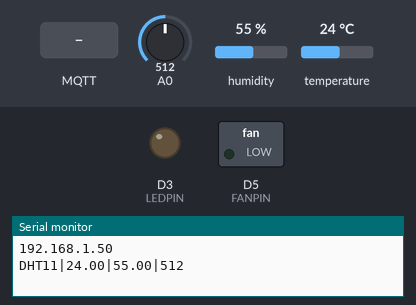
Simulated run of this sketch. Board: ESP8266 (NodeMCU). On the bench: switched loads named in the sketch (green lamp = pin HIGH), output pins drawn as LEDs (lit = HIGH), the last lines printed to the serial monitor. The inputs (shaded band) are chosen by the test bench; at power-on: A0 = 512, humidity 55 %, temperature 24 °C. WiFi joins after 1.5 s; servers stay silent unless stated; no MQTT or app messages arrive unless stated.

Above: at 2.7 s.
2.8 s: MQTT message "led|on" arrives on the first subscribed topic
At 3.4 s:
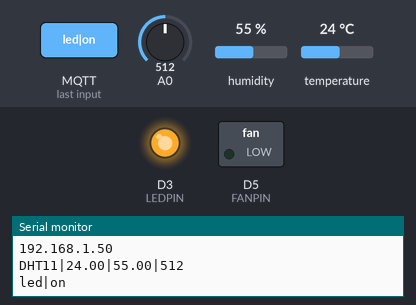
4.3 s: MQTT message "fan|on" arrives on the first subscribed topic
At 4.6 s:
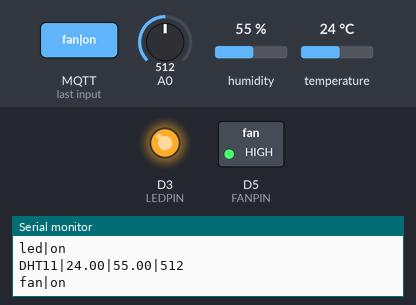
5.8 s: MQTT message "led|off" arrives on the first subscribed topic
At 6.9 s:
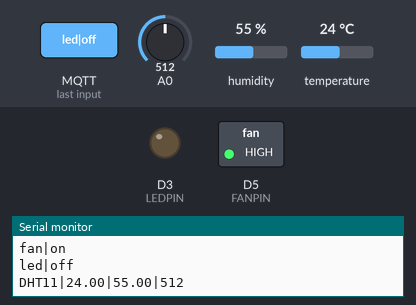
Timing chart, 0 to 8.8 s (numbered marks = the images above; inputs shaded):
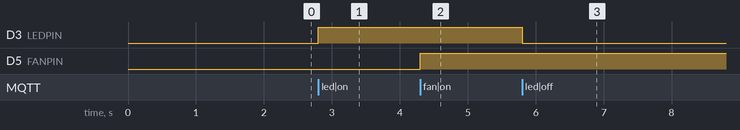

The sketch:

esp8266_share.ino
```cpp
#include <ESP8266WiFi.h>
#include <PubSubClient.h>
#include <DHT.h>

#define SSID "TP-Link_3094"
#define PASSWORD "quenmatkhau"
#define MQTT_SERVER "192.168.0.101"
#define MQTT_PORT 1883

#define FANPIN D5
#define LEDPIN D3
#define DHTPIN D6

WiFiClient espClient;
PubSubClient mqttClient(espClient);
DHT dht(DHTPIN, DHT11);

unsigned long startDhtTime = 0;
int ledState = LOW;
int fanState = LOW;

void setup()
{
  Serial.begin(115200);

  dht.begin();
  pinMode(LEDPIN, OUTPUT);
  pinMode(FANPIN, OUTPUT);
  randomSeed(micros());
  WiFi.begin(SSID, PASSWORD);
  while (WiFi.status() != WL_CONNECTED)
  {
    delay(500);
  }
  Serial.println(WiFi.localIP());
  mqttClient.setServer(MQTT_SERVER, MQTT_PORT);
  mqttClient.connect("esp8266");
  mqttClient.setCallback(sub_data);
}

void sub_data(char *topic, byte *payload, unsigned int length)
{
  if (strcmp(topic, "button") == 0)
  {
    String s = "";
    for (int i = 0; i < length; i++)
      s += (char)payload[i];
    if (s.equalsIgnoreCase("led|on"))
    {
      ledState = HIGH;
    }
    if (s.equalsIgnoreCase("led|off"))
    {
      ledState = LOW;
    }
    if (s.equalsIgnoreCase("fan|on"))
    {
      fanState = HIGH;
    }
    if (s.equalsIgnoreCase("fan|off"))
    {
      fanState = LOW;
    }
    digitalWrite(LEDPIN, ledState);
    digitalWrite(FANPIN, fanState);
    Serial.println(s);
    mqttClient.publish("action", s.c_str());
  }
}

int readAnalog(int pin)
{
  return analogRead(pin);
}
void loop()
{
  unsigned long currentMillis = millis();
  if (mqttClient.connected())
  {
    mqttClient.loop();
    mqttClient.subscribe("button");
    if (currentMillis - startDhtTime >= 2000)
    {
      startDhtTime = currentMillis;
      float temp = dht.readTemperature();
      float humi = dht.readHumidity();
      // int light = random(0, 100);
      // Chân 3v3 cho ra 0 -> 1024 hoặc Chân GND cho ra 1024 -> 0
      // Chân bắt buộc là A0
      int light = readAnalog(A0);

      String data = "DHT11|" + String(temp) + "|" + String(humi) + "|" + String(light);
      Serial.println(data);
      mqttClient.publish("sensor", data.c_str());
    }
  }
}
```

Measured:
- after the input at 2.8 s, D3 (LEDPIN): LOW → HIGH at once
- after the input at 4.3 s, D5 (FANPIN): LOW → HIGH at once
- after the input at 5.8 s, D3 (LEDPIN): HIGH → LOW at once
